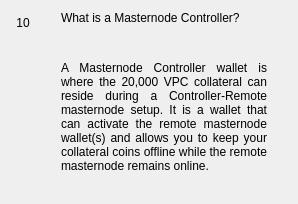
                  <widget class="QWidget" name="widgetFaq10" native="true">
                   <layout class="QHBoxLayout" name="horizontalpage_10" stretch="0,1">
                    <item alignment="Qt::AlignTop">
                     <widget class="QLabel" name="labelNumber10">
                      <property name="minimumSize">
                       <size>
                        <width>24</width>
                        <height>24</height>
                       </size>
                      </property>
                      <property name="maximumSize">
                       <size>
                        <width>16777215</width>
                        <height>24</height>
                       </size>
                      </property>
                      <property name="text">
                       <string>10</string>
                      </property>
                      <property name="alignment">
                       <set>Qt::AlignCenter</set>
                      </property>
                     </widget>
                    </item>
                    <item>
                     <layout class="QVBoxLayout" name="verticalLayoutpage_10">
                      <property name="leftMargin">
                       <number>20</number>
                      </property>
                      <property name="rightMargin">
                       <number>20</number>
                      </property>
                      <item>
                       <widget class="QLabel" name="labelSubtitle10">
                        <property name="text">
                         <string>What is a Masternode Controller?</string>
                        </property>
                        <property name="wordWrap">
                         <bool>true</bool>
                        </property>
                       </widget>
                      </item>
                      <item>
                       <spacer name="verticalSpacer_100">
                        <property name="orientation">
                         <enum>Qt::Vertical</enum>
                        </property>
                        <property name="sizeType">
                         <enum>QSizePolicy::Fixed</enum>
                        </property>
                        <property name="sizeHint" stdset="0">
                         <size>
                          <width>20</width>
                          <height>30</height>
                         </size>
                        </property>
                       </spacer>
                      </item>
                      <item>
                       <widget class="QLabel" name="labelContent10">
                        <property name="text">
                         <string>&lt;html&gt;&lt;head/&gt;&lt;body&gt;&lt;p align=&quot;justify&quot;&gt;A Masternode Controller wallet is where the 20,000 VPC collateral can reside during a Controller-Remote masternode setup. It is a wallet that can activate the remote masternode wallet(s) and allows you to keep your collateral coins offline while the remote masternode remains online. &lt;/p&gt;&lt;/body&gt;&lt;/html&gt;</string>
                        </property>
                        <property name="alignment">
                         <set>Qt::AlignLeading|Qt::AlignLeft|Qt::AlignTop</set>
                        </property>
                        <property name="wordWrap">
                         <bool>true</bool>
                        </property>
                       </widget>
                      </item>
                      <item>
                       <spacer name="verticalSpacer_92">
                        <property name="orientation">
                         <enum>Qt::Vertical</enum>
                        </property>
                        <property name="sizeHint" stdset="0">
                         <size>
                          <width>20</width>
                          <height>20</height>
                         </size>
                        </property>
                       </spacer>
                      </item>
                     </layout>
                    </item>
                   </layout>
                  </widget>
